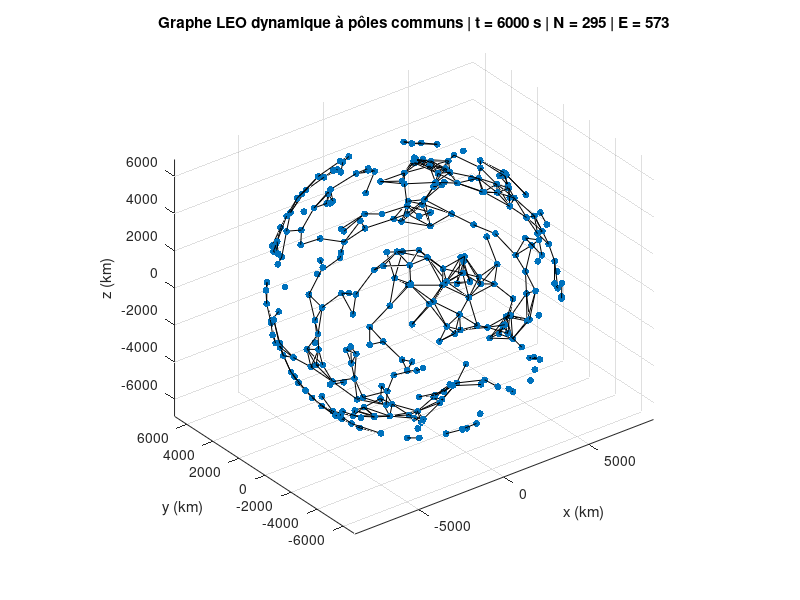

MATLAB code for this plot:
clear; clc; close all;

%% Paramètres physiques
R_earth = 6371;      % km
h = 550;             % km
R = R_earth + h;     % rayon orbital

mu = 398600;              % km^3/s^2
omega = sqrt(mu / R^3);   % vitesse angulaire orbitale rad/s

%% Paramètres du processus de Poisson
lambda = 5e-7;       % satellites / km^2
surface_sphere = 4*pi*R^2;

N = poissrnd(lambda * surface_sphere);

%% Génération uniforme des positions initiales sur la sphère
u = rand(N,1);
phi = 2*pi*rand(N,1);        % longitude / plan orbital
theta = acos(1 - 2*u);       % colatitude, tirage uniforme correct sur sphère

x = R * sin(theta) .* cos(phi);
y = R * sin(theta) .* sin(phi);
z = R * cos(theta);

positions0 = [x y z];

%% Sens de rotation défini par un plan séparateur passant par les pôles
% +1 : sens croissant de theta
% -1 : sens décroissant de theta
% Plan séparateur choisi : y = 0
% Il contient l'axe z, donc les pôles Nord/Sud.

rotation_sign = ones(N, 1);

% Une moitié de la sphère tourne dans un sens
rotation_sign(y >= 0) = 1;

% L'autre moitié tourne dans le sens opposé
rotation_sign(y < 0) = -1;

%% Paramètres des liens et de l'animation
dmax = 1500;     % km
dt = 30;         % pas temporel en secondes
Tmax = 6000;     % durée totale de simulation
time_values = 0:dt:Tmax;

%% Création de la figure
figure;
hold on;

axis equal;
grid on;
xlabel('x (km)');
ylabel('y (km)');
zlabel('z (km)');
view(3);
rotate3d on;

title_handle = title('');

%% Initialisation des objets graphiques

% Satellites
sat_handle = scatter3(positions0(:,1), positions0(:,2), positions0(:,3), ...
    25, 'filled');

% Liens : un seul objet graphique optimisé
link_handle = plot3(NaN, NaN, NaN, 'k-', 'LineWidth', 0.5);

%% Boucle d'animation
for k = 1:length(time_values)

    t = time_values(k);

    %% Mouvement orbital avec pôles Nord/Sud communs
    % Le satellite reste dans son plan orbital : phi constant
    phi_t = phi;

    % Le satellite avance sur son grand cercle méridien
    theta_t = theta + rotation_sign * omega * t;

    % Coordonnées sphériques -> cartésiennes
    x_t = R * sin(theta_t) .* cos(phi_t);
    y_t = R * sin(theta_t) .* sin(phi_t);
    z_t = R * cos(theta_t);

    positions_t = [x_t y_t z_t];

    %% Construction du graphe à l'instant t
    D = squareform(pdist(positions_t));
    A = (D <= dmax) & (D > 0);

    % Liste des liens
    [row, col] = find(triu(A, 1));
    E = length(row);

    % Construction optimisée des segments
    Xlinks = NaN(3*E, 1);
    Ylinks = NaN(3*E, 1);
    Zlinks = NaN(3*E, 1);

    Xlinks(1:3:end) = x_t(row);
    Xlinks(2:3:end) = x_t(col);

    Ylinks(1:3:end) = y_t(row);
    Ylinks(2:3:end) = y_t(col);

    Zlinks(1:3:end) = z_t(row);
    Zlinks(2:3:end) = z_t(col);

    %% Mise à jour graphique
    set(sat_handle, ...
        'XData', x_t, ...
        'YData', y_t, ...
        'ZData', z_t);

    set(link_handle, ...
        'XData', Xlinks, ...
        'YData', Ylinks, ...
        'ZData', Zlinks);

    set(title_handle, 'String', ...
        sprintf('Graphe LEO dynamique à pôles communs | t = %.0f s | N = %d | E = %d', ...
        t, N, E));

    drawnow;
    pause(0.5);
end

hold off;
